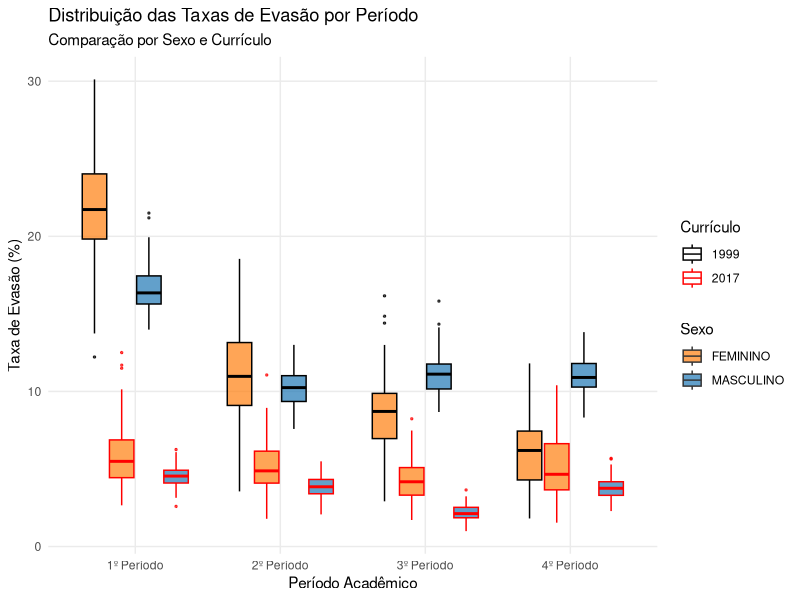

R code for this plot:
# -----------------------------
# Script R: Cálculo de Média e Desvio Padrão das Taxas de Evasão por Sexo e Currículo
# -----------------------------

# 1. Criar o data frame com os dados fornecidos
dados <- data.frame(
  periodo = c("1º Período", "1º Período", "1º Período", "1º Período",
              "2º Período", "2º Período", "2º Período", "2º Período",
              "3º Período", "3º Período", "3º Período", "3º Período",
              "4º Período", "4º Período", "4º Período", "4º Período"),
  curriculo = c("1999", "1999", "2017", "2017",
                "1999", "1999", "2017", "2017",
                "1999", "1999", "2017", "2017",
                "1999", "1999", "2017", "2017"),
  sexo = c("FEMININO", "MASCULINO", "FEMININO", "MASCULINO",
           "FEMININO", "MASCULINO", "FEMININO", "MASCULINO",
           "FEMININO", "MASCULINO", "FEMININO", "MASCULINO",
           "FEMININO", "MASCULINO", "FEMININO", "MASCULINO"),
  taxa_evasao = c(21.5, 16.6, 4.97, 4.42,
                  9.92, 10.1, 4.49, 3.76,
                  8.26, 10.8, 4.0, 2.02,
                  4.96, 10.7, 4.19, 3.67),
  stringsAsFactors = FALSE
)

# 2. Carregar pacote dplyr para manipulação de dados (se não tiver, instale com install.packages("dplyr"))
if (!require(dplyr)) {
  install.packages("dplyr")
  library(dplyr)
}

# 3. Calcular média e desvio padrão das taxas de evasão
# Agrupando por currículo e sexo
resumo <- dados %>%
  group_by(curriculo, sexo) %>%
  summarise(
    media_taxa = round(mean(taxa_evasao), 2),
    desvio_padrao = round(sd(taxa_evasao), 2),
    .groups = 'drop'
  )

# 4. Exibir o resultado
print("Média e Desvio Padrão das Taxas de Evasão por Sexo e Currículo:")
print(resumo)

# Opcional: salvar o resultado em um arquivo CSV
# write.csv(resumo, "resumo_taxas_evasao.csv", row.names = FALSE)

# -----------------------------
# Script R: Boxplot das Taxas de Evasão por Sexo e Currículo
# -----------------------------
## -----------------------------
# Script R: Boxplot das Taxas de Evasão por Sexo e Currículo
# Eixo X: Período | Grupos: Sexo/Currículo | Legenda: Sexo
# -----------------------------

# 1. Criar o data frame com os dados fornecidos
dados_taxas <- data.frame(
  periodo = rep(c("1º Período", "2º Período", "3º Período", "4º Período"), each = 4),
  curriculo = rep(c("1999", "1999", "2017", "2017"), times = 4),
  sexo = rep(c("FEMININO", "MASCULINO", "FEMININO", "MASCULINO"), times = 4),
  total_ingressantes = c(121, 674, 181, 859, 121, 674, 178, 850, 121, 674, 175, 841, 121, 674, 167, 817),
  total_evadidos = c(26, 112, 9, 38, 12, 68, 8, 32, 10, 73, 7, 17, 6, 72, 7, 30),
  taxa_evasao = c(21.5, 16.6, 4.97, 4.42, 9.92, 10.1, 4.49, 3.76, 8.26, 10.8, 4.0, 2.02, 4.96, 10.7, 4.19, 3.67),
  stringsAsFactors = FALSE
)

# 2. Carregar pacotes necessários
if (!require(ggplot2)) {
  install.packages("ggplot2")
  library(ggplot2)
}
if (!require(dplyr)) {
  install.packages("dplyr")
  library(dplyr)
}
if (!require(tidyr)) {
  install.packages("tidyr")
  library(tidyr)
}

# 3. Função para simular uma distribuição de taxas de evasão
simular_taxas <- function(evadidos, total, n_sim = 100) {
  if (total == 0 || is.na(evadidos) || is.na(total)) {
    return(rep(0, n_sim))
  }
  # Parâmetros da distribuição Beta para suavizar
  alpha <- evadidos + 1
  beta <- (total - evadidos) + 1
  # Gerar n_sim proporções simuladas
  prop_simuladas <- rbeta(n_sim, alpha, beta)
  return(prop_simuladas * 100) # Converter para porcentagem
}

# 4. Simular dados para cada linha
set.seed(123) # Para reprodutibilidade
dados_simulados <- dados_taxas %>%
  rowwise() %>%
  mutate(
    taxas_simuladas = list(simular_taxas(total_evadidos, total_ingressantes, n_sim = 100))
  ) %>%
  unnest(taxas_simuladas) %>%
  rename(taxa_evasao_simulada = taxas_simuladas)

# 5. Definir ordem dos períodos
dados_simulados$periodo <- factor(dados_simulados$periodo, levels = c("1º Período", "2º Período", "3º Período", "4º Período"))

# 6. Criar o boxplot
# Eixo X: Período
# Grupos (posição): Interação de sexo e currículo (separados por posição)
# Cor de preenchimento: Sexo
grafico_boxplot <- ggplot(dados_simulados, aes(x = periodo, y = taxa_evasao_simulada)) +
  geom_boxplot(
    aes(fill = sexo, color = curriculo), # Preenchimento por sexo, cor da linha por currículo
    position = position_dodge2(preserve = "single", padding = 0.1),
    outlier.size = 0.5,
    alpha = 0.7 # Transparência para melhor visualização
  ) +
  labs(
    title = "Distribuição das Taxas de Evasão por Período",
    subtitle = "Comparação por Sexo e Currículo",
    x = "Período Acadêmico",
    y = "Taxa de Evasão (%)",
    fill = "Sexo",
    color = "Currículo"
  ) +
  theme_minimal() +
  theme(
    axis.text.x = element_text(angle = 0, hjust = 0.5),
    legend.position = "right",
    panel.grid.minor = element_blank()
  ) +
  scale_fill_manual(
    values = c("MASCULINO" = "#1f77b4", "FEMININO" = "#ff7f0e"),
    name = "Sexo"
  ) +
  scale_color_manual(
    values = c("1999" = "black", "2017" = "red"),
    name = "Currículo"
  )

# 7. Exibir o gráfico
print(grafico_boxplot)
